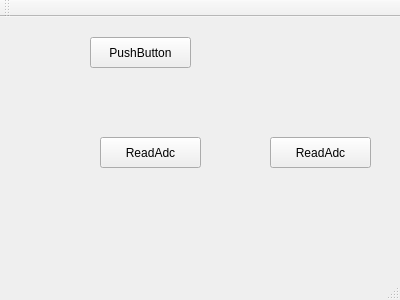
<?xml version="1.0" encoding="UTF-8"?>
<ui version="4.0">
 <class>MainWindow</class>
 <widget class="QMainWindow" name="MainWindow">
  <property name="geometry">
   <rect>
    <x>0</x>
    <y>0</y>
    <width>400</width>
    <height>300</height>
   </rect>
  </property>
  <property name="windowTitle">
   <string>MainWindow</string>
  </property>
  <widget class="QWidget" name="centralWidget">
   <widget class="QPushButton" name="pushButton">
    <property name="geometry">
     <rect>
      <x>90</x>
      <y>20</y>
      <width>101</width>
      <height>31</height>
     </rect>
    </property>
    <property name="text">
     <string>PushButton</string>
    </property>
   </widget>
   <widget class="QPushButton" name="pushButton_2">
    <property name="geometry">
     <rect>
      <x>100</x>
      <y>120</y>
      <width>101</width>
      <height>31</height>
     </rect>
    </property>
    <property name="text">
     <string>ReadAdc</string>
    </property>
   </widget>
   <widget class="QPushButton" name="pushButton_3">
    <property name="geometry">
     <rect>
      <x>270</x>
      <y>120</y>
      <width>101</width>
      <height>31</height>
     </rect>
    </property>
    <property name="text">
     <string>ReadAdc</string>
    </property>
   </widget>
  </widget>
  <widget class="QMenuBar" name="menuBar">
   <property name="geometry">
    <rect>
     <x>0</x>
     <y>0</y>
     <width>400</width>
     <height>27</height>
    </rect>
   </property>
  </widget>
  <widget class="QToolBar" name="mainToolBar">
   <attribute name="toolBarArea">
    <enum>TopToolBarArea</enum>
   </attribute>
   <attribute name="toolBarBreak">
    <bool>false</bool>
   </attribute>
  </widget>
  <widget class="QStatusBar" name="statusBar"/>
 </widget>
 <layoutdefault spacing="6" margin="11"/>
 <resources/>
 <connections/>
</ui>
